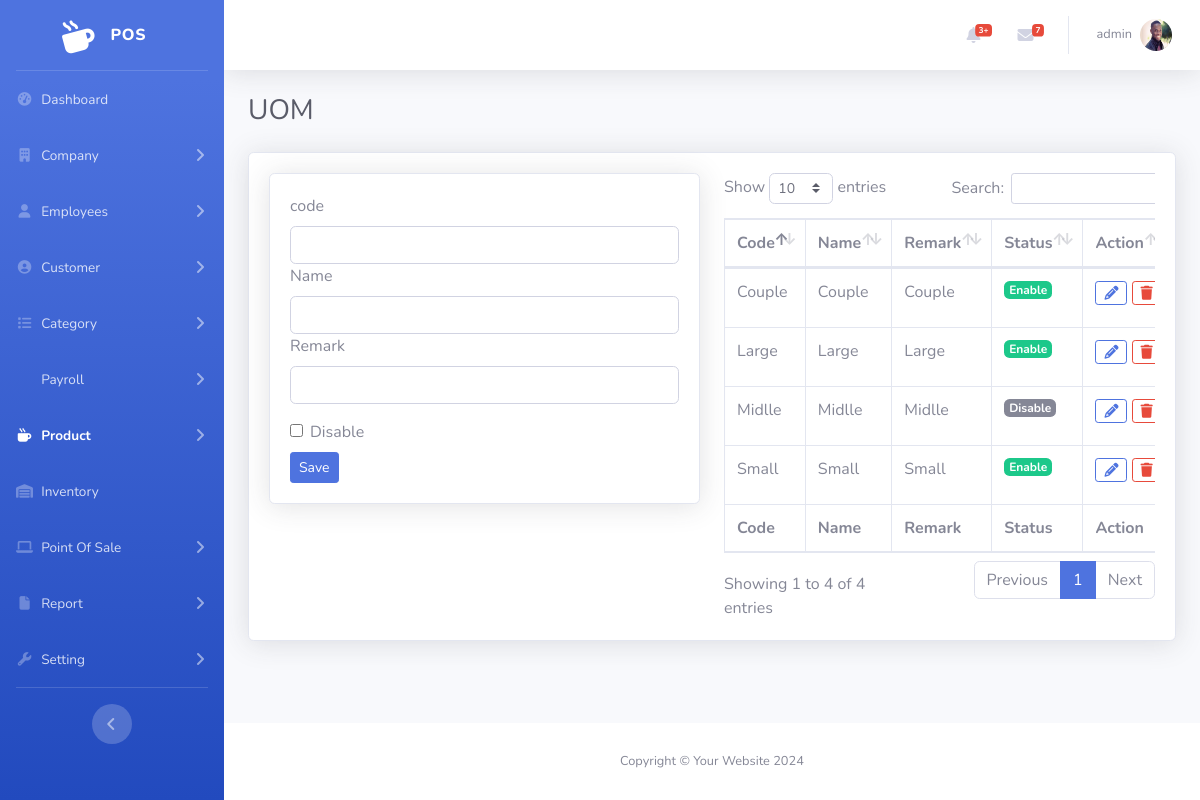
/admin/uom.php (signed in), run on an earlier commit of the app's database.
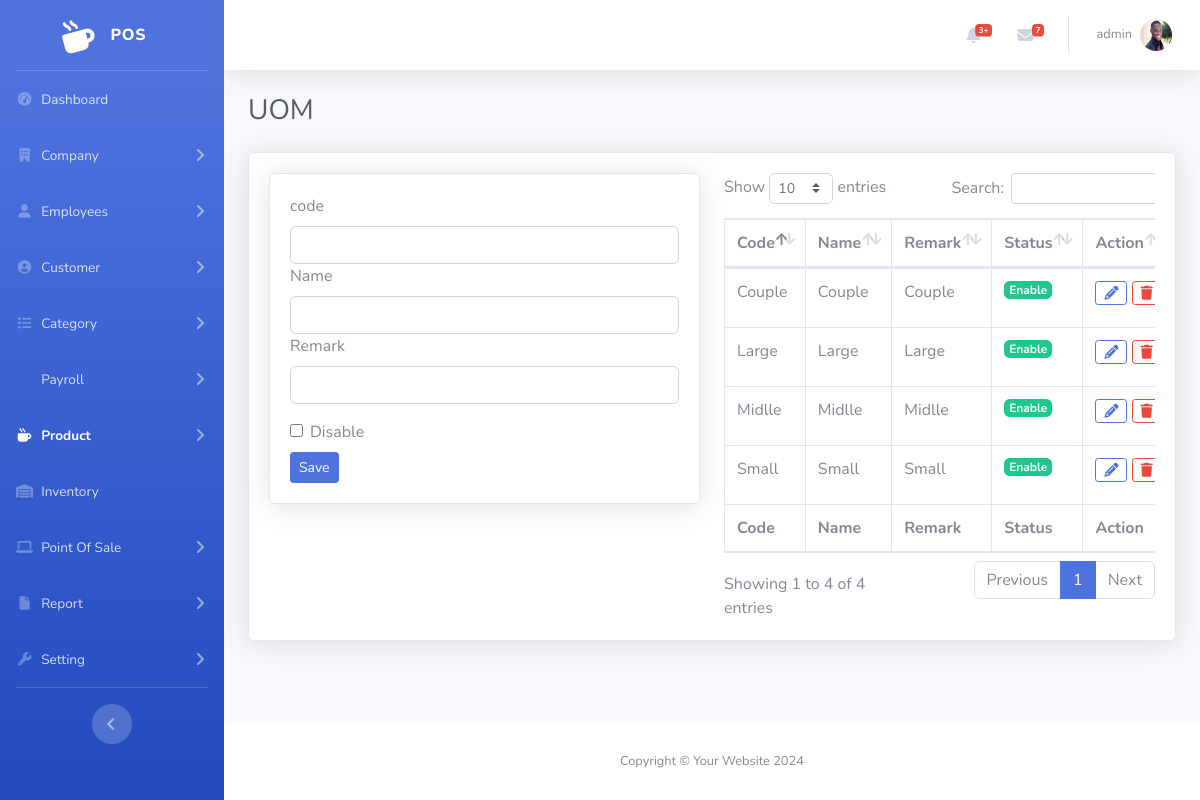
And on a later commit of the database.
### tables this page shows
CREATE TABLE `user` (
  `Id` int(11) NOT NULL,
  `OutletId` int(11) DEFAULT NULL,
  `EmployeeId` int(11) DEFAULT NULL,
  `RoleId` int(11) DEFAULT NULL,
  `Username` varchar(120) NOT NULL,
  `Password` varchar(255) NOT NULL,
  `ActivedAt` datetime DEFAULT NULL,
  `Status` tinyint(1) DEFAULT 1,
  `CreateBy` int(11) DEFAULT NULL,
  `CreateAt` timestamp NOT NULL DEFAULT current_timestamp()
);

CREATE TABLE `employee` (
  `Id` int(11) NOT NULL,
  `OutletId` int(11) DEFAULT NULL,
  `Firstname` varchar(120) NOT NULL,
  `Lastname` varchar(120) NOT NULL,
  `Gender` tinyint(1) NOT NULL,
  `Dob` datetime DEFAULT NULL,
  `Email` varchar(120) DEFAULT NULL,
  `Tel` varchar(18) NOT NULL,
  `Salary` decimal(6,2) DEFAULT 0.00,
  `Currency` int(11) DEFAULT 1,
  `Position` varchar(120) NOT NULL,
  `Image` varchar(255) DEFAULT NULL,
  `Status` tinyint(1) DEFAULT 1,
  `JoinAT` datetime DEFAULT NULL,
  `ResignAt` datetime DEFAULT NULL,
  `ReasonResign` text DEFAULT NULL,
  `CreateBy` int(11) DEFAULT NULL,
  `CreateAt` timestamp NOT NULL DEFAULT current_timestamp()
);

CREATE TABLE `uom` (
  `Id` int(11) NOT NULL,
  `Code` varchar(120) NOT NULL,
  `Name` varchar(120) DEFAULT NULL,
  `Remark` varchar(255) DEFAULT NULL,
  `Status` tinyint(1) DEFAULT 1,
  `CreateAt` timestamp NOT NULL DEFAULT current_timestamp(),
  `UpdateAt` datetime DEFAULT NULL
);

### admin/uom.php (the view, shortened to what this page needs)
<?php
include('function_uom.php');
?>
<!DOCTYPE html>
<html lang="en">
<head>
    <link href="vendor/fontawesome-free/css/all.min.css" rel="stylesheet" type="text/css">
    <link rel="stylesheet" href="https://cdnjs.cloudflare.com/ajax/libs/font-awesome/6.5.2/css/all.min.css" />
    <link href="css/sb-admin-2.min.css" rel="stylesheet">
    <link href="vendor/datatables/dataTables.bootstrap4.min.css" rel="stylesheet">
</head>
<body id="page-top">
    <div id="wrapper">
        <?php include './include/sidebar.php' ?>
        <div id="content-wrapper" class="d-flex flex-column">
            <div id="content">
                <?php include './include/topbar.php' ?>
                <div class="container-fluid">
                    <div class="d-sm-flex align-items-center justify-content-between mb-4">
                        <h1 class="h3 mb-0 text-gray-800">UOM</h1>
                    </div>
                    <div class="card shadow mb-4">
                        <div class="card-body">
                            <div class="row">
                                <div class="col-6">
                                    <form method="post" enctype="multipart/form-data">
                                    <?php
                                    if (isset($_REQUEST['Id'])) {
                                        $uomId = $_REQUEST['Id'];
                                        update();
                                        $rowFrm = $conn->query("SELECT * FROM `uom` WHERE Id=$uomId")->fetch_assoc();
                                    } else {
                                        $rowFrm = array("Name" => "", "Code" => "", "Remark" => "",);
                                    }
                                    ?>
                                        <div class="card shadow mb-4">
                                            <div class="card-body">
                                                <label for="Code">code</label>
                                                <input type="text" class="form-control" name="txtcode" required value="<?php echo '' . $rowFrm['Code'] . '' ?>">
                                                <label for="Name">Name</label>
                                                <input type="text" class="form-control" name="txtname" value="<?php echo '' . $rowFrm['Name'] . '' ?>">
                                                <label for="Remark">Remark</label>
                                                <input type="text" class="form-control" name="txtremark" value="<?php echo '' . $rowFrm['Remark'] . '' ?>">
                                                <div class="form-check form-switch ms-4 mt-3">
                                                    <input class="form-check-input" type="checkbox" role="switch" id="status">
                                                    <label class="form-check-label mb-2" for="status">Disable</label>
                                                </div>
                                                <?php
                                                if (isset($_REQUEST['Id'])) {
                                                    echo '
                                                        <input type="submit" value="UPDATE" class="btn btn-success btn-sm" name="btnUpdate">
                                                        <a href="uom.php" class="btn btn-info btn-sm"> NEW </a>
                                                    ';
                                                } else {
                                                    echo '
                                                        <button type="submit" class="btn btn-primary btn-sm" name="btnAdd">Save</button>
                                                        ';
                                                }
                                                ?>
                                            </div>
                                        </div>
                                    </form>
                                </div>
                                <div class="col-6">
                                    <div class="table-responsive">
                                        <table class="table table-bordered" id="dataTable" width="100%" cellspacing="0">
                                            <thead>
                                                <tr>
                                                    <th>Code</th>
                                                    <th>Name</th>
                                                    <th>Remark</th>
                                                    <th>Status</th>
                                                    <th>Action</th>
                                                </tr>
                                            </thead>
                                            <tfoot>
                                                <tr>
                                                    <th>Code</th>
                                                    <th>Name</th>
                                                    <th>Remark</th>
                                                    <th>Status</th>
                                                    <th>Action</th>
                                                </tr>
                                            </tfoot>
                                            <tbody>
                                                <?php
                                                $sqlPro = "SELECT * FROM `uom`";
                                                $item = $conn->query($sqlPro);
                                                ?>
                                                <?php foreach ($item as $rowuom) :
                                                ?>
                                                    <tr>
                                                        <td><?= $rowuom['Code'] ?></td>
                                                        <td><?= $rowuom['Name'] ?></td>
                                                        <td><?= $rowuom['Remark'] ?></td>
                                                        <td>
                                                            <?php
                                                            if ($rowuom['Status'] == 1) {
                                                                echo '<p><a href="statusUOM.php?Id=' . $rowuom['Id'] . '&Status=0" class="badge badge-lg badge-success text-white">Enable</a></p>';
                                                            } else {
                                                                echo '<p><a href="statusUOM.php?Id=' . $rowuom['Id'] . '&Status=1" class="badge badge-secondary badge-lg text-white">Disable</a></p>';
                                                            }
                                                            ?>
                                                        </td>
                                                        <td>
                                                            <a href="uom.php?Id=<?= $rowuom['Id'] ?>" class="btn btn-outline-primary btn-sm "><i class="fa fa-pencil"></i></a>
                                                            <a href="uom.php?delId=<?= $rowuom['Id'] ?>" class="btn btn-outline-danger btn-sm"><i class="fas fa-trash"></i></a>
                                                        </td>
                                                    </tr>
                                                <?php endforeach ?>
                                            </tbody>
                                        </table>
                                    </div>
                                </div>
                            </div>
                        </div>
                    </div>
                </div>
            </div>
            <?php include './include/footer.php' ?>
        </div>
    </div>
</body>
</html>

### admin/include/sidebar.php (shortened to what this page needs)
<?php
$current_page = basename($_SERVER['PHP_SELF']);
?>
<ul class="navbar-nav bg-gradient-primary sidebar sidebar-dark accordion " id="accordionSidebar" >
    <a class="sidebar-brand d-flex align-items-center justify-content-center" href="index.php">
        <div class="sidebar-brand-icon rotate-n-15">
            <i class="fas fa-mug-hot"></i>
        </div>
        <div class="sidebar-brand-text mx-3">POS</div>
    </a>
    <hr class="sidebar-divider my-0">
    <li class="nav-item <?php echo ($current_page == 'index.php') ? 'active' : ''; ?>">
        <a class="nav-link" href="index.php">
            <i class="fas fa-fw fa-tachometer-alt"></i>
            <span>Dashboard</span>
        </a>
    </li>
    <li class="nav-item <?php echo ($current_page == 'com-add.php' || $current_page == 'com-list.php') ? 'active' : ''; ?>">
        <a class="nav-link collapsed" href="#" data-toggle="collapse" data-target="#collapseCom" aria-expanded="true" aria-controls="collapseCom">
            <i class="fas fa-fw fa-building"></i>
            <span>Company</span>
        </a>
    </li>
    <li class="nav-item <?php echo ($current_page == 'emp-add.php' || $current_page == 'emp-list.php') ? 'active' : ''; ?>">
        <a class="nav-link collapsed" href="#" data-toggle="collapse" data-target="#collapseEmp" aria-expanded="true" aria-controls="collapseEmp">
            <i class="fas fa-fw fa-user"></i>
            <span>Employees</span>
        </a>
    </li>
    <li class="nav-item <?php echo ($current_page == 'cus-add.php' || $current_page == 'cus-list.php') ? 'active' : ''; ?>">
        <a class="nav-link collapsed" href="#" data-toggle="collapse" data-target="#collapseCus" aria-expanded="true" aria-controls="collapseCus">
            <i class="fas fa-fw fa-user-circle"></i>
            <span>Customer</span>
        </a>
    </li>
    <li class="nav-item <?php echo ($current_page == 'cate-add.php' || $current_page == 'cate-list.php') ? 'active' : ''; ?>">
        <a class="nav-link collapsed" href="#" data-toggle="collapse" data-target="#collapseCat" aria-expanded="true" aria-controls="collapsePro">
            <i class="fas fa-fw fa-list"></i>
            <span>Category</span>
        </a>
    </li>
    <li class="nav-item <?php echo ($current_page == 'cate-add.php' || $current_page == 'cate-list.php') ? 'active' : ''; ?>">
        <a class="nav-link collapsed" href="#" data-toggle="collapse" data-target="#collapsePayroll" aria-expanded="true" aria-controls="collapsePayroll">
            <span>Payroll</span>
        </a>
    </li>
    <li class="nav-item <?php echo ($current_page == 'product-add.php' || $current_page == 'product-list.php' || $current_page == 'uom.php') ? 'active' : ''; ?>">
        <a class="nav-link collapsed" href="#"  data-toggle="collapse" data-target="#collapsePro" aria-expanded="true" aria-controls="collapsePro">
            <i class="fas fa-fw fa-mug-hot"></i>
            <span>Product</span>
        </a>
    </li>
    <li class="nav-item <?php echo ($current_page == 'inventory.php') ? 'active' : ''; ?>">
        <a class="nav-link collapsed" href="inventory.php">
            <i class="fas fa-fw fa-warehouse"></i>
            <span>Inventory</span>
        </a>
    </li>
    <li class="nav-item <?php echo ($current_page == 'user-list.php') ? 'active' : ''; ?>">
        <a class="nav-link collapsed" href="#" data-toggle="collapse" data-target="#collapsePOS" aria-expanded="true" aria-controls="collapseUtilities">
            <i class="fa fa-laptop" aria-hidden="true"></i>
            <span>Point Of Sale</span>
        </a>
    </li>
    <li class="nav-item <?php echo ($current_page == 'user-list.php') ? 'active' : ''; ?>">
        <a class="nav-link collapsed" href="#" data-toggle="collapse" data-target="#collapseSet1" aria-expanded="true" aria-controls="collapseUtilities">
            <i class="fas fa-fw fa-file"></i>
            <span>Report</span>
        </a>
    </li>
    <li class="nav-item <?php echo ($current_page == 'user-list.php') ? 'active' : ''; ?>">
        <a class="nav-link collapsed" href="#" data-toggle="collapse" data-target="#collapseSet" aria-expanded="true" aria-controls="collapseUtilities">
            <i class="fas fa-fw fa-wrench"></i>
            <span>Setting</span>
        </a>
    </li>
    <hr class="sidebar-divider">
    <div class="text-center d-none d-md-inline">
        <button class="rounded-circle border-0" id="sidebarToggle"></button>
    </div>
</ul>

### admin/include/topbar.php (shortened to what this page needs)
<?php
include('../admin/cn.php');
?>
<nav class="navbar navbar-expand navbar-light bg-white topbar mb-4 static-top shadow">
    <ul class="navbar-nav ml-auto">
        <li class="nav-item dropdown no-arrow mx-1">
            <a class="nav-link dropdown-toggle" href="#" id="alertsDropdown" role="button" data-toggle="dropdown" aria-haspopup="true" aria-expanded="false">
                <i class="fas fa-bell fa-fw"></i>
                <span class="badge badge-danger badge-counter">3+</span>
            </a>
        </li>
        <li class="nav-item dropdown no-arrow mx-1">
            <a class="nav-link dropdown-toggle" href="#" id="messagesDropdown" role="button" data-toggle="dropdown" aria-haspopup="true" aria-expanded="false">
                <i class="fas fa-envelope fa-fw"></i>
                <span class="badge badge-danger badge-counter">7</span>
            </a>
        </li>
        <?php
        $id = $_SESSION['session'];
        $sql = "SELECT * FROM `user` WHERE `Id` = '$id'";
        $rs = $conn->query($sql);
        $row = mysqli_fetch_assoc($rs);
        $Profile = $conn->query("SELECT * FROM `Employee` WHERE Id=" . $row['EmployeeId'])->fetch_assoc();
        ?>
        <li class="nav-item dropdown no-arrow">
            <a class="nav-link dropdown-toggle" href="#" id="userDropdown" role="button" data-toggle="dropdown" aria-haspopup="true" aria-expanded="false">
                <span class="mr-2 d-none d-lg-inline text-gray-600 small"><?php echo $row['Username'] ?></span>
                <img class="img-profile rounded-circle" src="../admin/ImageEmp/<?php echo $Profile['Image'] ?>" id="imgInp">
            </a>
        </li>
    </ul>
</nav>

### admin/include/footer.php
<footer class="sticky-footer bg-white">
    <div class="container my-auto">
        <div class="copyright text-center my-auto">
            <span>Copyright &copy; Your Website 2024</span>
        </div>
    </div>
</footer>

What changed in the data, as far as the page shows it:
changed uom "Midlle": Status "Disable" → "Enable"
